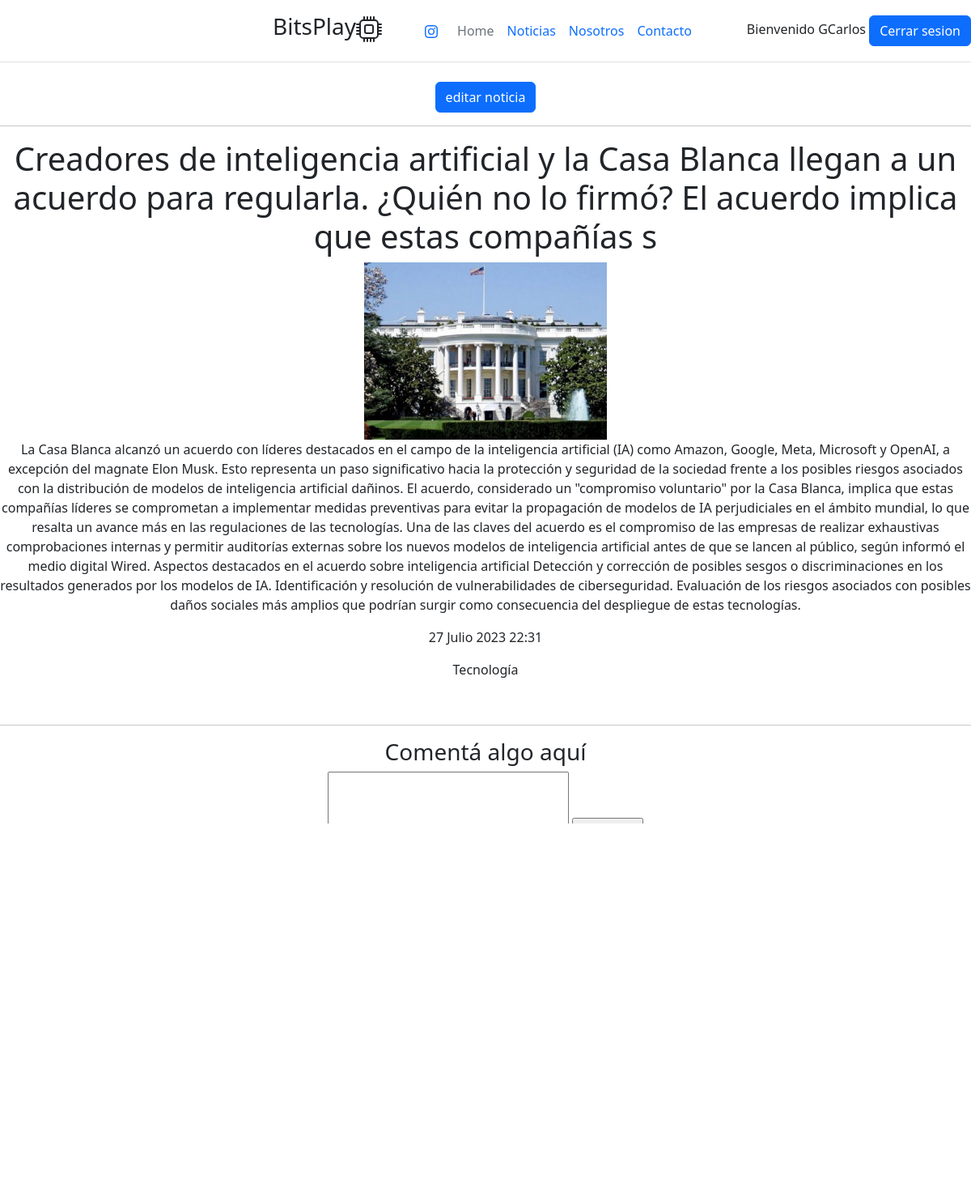
Page /noticias/detalle5 (signed in) on the committed database.
### apps/usuarios/models.py (models this page shows)
class Usuario(AbstractUser):
    pass

### apps/noticias/models.py (models this page shows)
class Noticia(models.Model):
    titulo = models.CharField(max_length=150)
    cuerpo = models.TextField()
    fecha = models.DateTimeField(auto_now_add=True)
    imagen = models.ImageField(upload_to='noticias')
    categoria_noticia = models.ForeignKey(Categoria, on_delete=models.CASCADE)
    def __str__(self) -> str:
        return self.titulo

class Categoria(models.Model):
    nombre = models.CharField(max_length=50)
    def __str__(self) -> str:
        return self.nombre

### apps/noticias/views.py (the view)
# urls.py: path('detalle<int:pk>', views.Detalle_Noticias, name='detalle'),
def Detalle_Noticias(request, pk):
    contexto = {}
    n = Noticia.objects.get(pk=pk)
    contexto['noticia'] = n
    c = Comentario.objects.filter(noticia=n)
    contexto['comentarios'] = c
    return render(request, 'noticias/detalle.html', contexto)

### templates/noticias/detalle.html (shortened to what this page needs)
{% extends 'base.html' %}
{% load static %}
{% block contenido%}
{% if user.is_superuser or user.is_staff %}
    <button type="button" class="btn btn-primary"><a class="nav-link" href="{% url 'noticias:editar_noticia' noticia.pk %}"> editar noticia</a></button>
    <hr>
{% endif %}
<h1>{{noticia}}</h1>
<img src="{{noticia.imagen.url}}" alt="" width="300">
<p>{{noticia.cuerpo}}</p>
<p>{{noticia.fecha}}</p>
<p>{{noticia.categoria_noticia}}</p>
<br>
<hr>
{% if user.is_authenticated %}
<h3>Comentá algo aquí</h3>
<form action="{% url 'noticias:comentar' %}" method="post">{% csrf_token %}
    <textarea name="comentario" cols="30" rows="3"></textarea>
    <input type="submit" value="comentar">
</form>
<br>
<hr>
    <h3>Comentarios</h3>
    {% for com in comentarios %}
    <div class="contenedor">
    <div class="row mb-2">
    <div class="col-md-16">
        <div class="row g-0 border rounded overflow-hidden flex-md-row mb-8 shadow-sm h-md-250 position-relative">
            <div class="col p-4 d-flex flex-column position-static">
                <strong class="d-inline-block mb-2 text-primary-emphasis">{{ com.usuario }}
                </strong>
                <h3 class="mb-0"><strong> comentario: {{ com.texto }}</strong></h3>
                <div class="mb-1 text-body-secondary"> {{ com.fecha }}</div>
            {% if user == com.usuario or user.is_superuser or user.is_staff %}
            <a class="dropdown-item" href="{% url 'noticias:comment_edit' com.pk %}">Editar</a>
            <a class="dropdown-item" href="{% url 'noticias:comment_delete' com.pk %}">Eliminar</a>
            {% endif %}
            </div>
        </div>
    {% endfor %}
    </div>
    </div>
    </div>
<hr>
    {% if user.is_superuser or user.is_staff %}
        <button type="button" class="btn btn-outline-primary me-2"><a class="nav-link" href="{% url 'noticias:eliminar_noticia' noticia.pk %}"> eliminar noticia</a></button>
    {% endif %}
{% else %}
    <h3>¿Quieres comentar y ver las opiniones de los demás?</h3>
    <h2> LOGEATE </h2>
    <button type="button" class="btn btn-primary"><a class="nav-link" href="{% url 'login' %}?next={{ request.path }}"> iniciar
    sesion</a></button>
{% endif %}
{% endblock contenido %}

### templates/navbar.html (shortened to what this page needs)
<header
    class="d-flex flex-wrap align-items-center justify-content-center justify-content-md-between py-3 mb-4 border-bottom">
    <div class="col-md-3 mb-2 mb-md-0">
        <a href="/" class="d-inline-flex link-body-emphasis text-decoration-none">
            <svg class="bi" width="40" height="32" role="img" aria-label="Bootstrap">
                <use xlink:href="#bootstrap"></use>
            </svg>
        </a>
    </div>
    <ul class="nav col-0 col-md-auto mb-2 justify-content-left mb-md-0">
        <li class="nav-item">
    <li  id="icono-izquierda"><h3 >BitsPlay</li></ul></li>
    <ul class="nav col-12 col-md-auto mb-2 justify-content-center mb-md-0">
        <li class="nav-item">
            <a class="nav-link" target="_blank "href="https://www.instagram.com/fabri__alarcon/"></a>
        <li><a href="{% url 'home' %}" class="nav-link px-2 link-secondary">Home</a></li>
        <li><a href="{% url 'noticias:inicio' %}" class="nav-link px-2">Noticias</a></li>
        <li><a href="{% url 'nosotros' %}" class="nav-link px-2">Nosotros</a></li>
        <li><a href="{% url 'noticias:contacto' %}" class="nav-link px-2">Contacto</a></li>
    </ul>
    <div class="col-md-3 text-end">
        {% if user.is_authenticated %}
            Bienvenido {{ user.username }}
            <button type="button" class="btn btn-primary"><a class="nav-link" href="{% url 'logout' %}">Cerrar
            sesion</a></button>
        {% else %}
            <button type="button" class="btn btn-outline-primary me-2"><a class="nav-link" href="{% url 'login' %}"> iniciar
                sesion</a></button>
            <button type="button" class="btn btn-outline-primary me-2"><a class="nav-link"
                href="{% url 'usuarios:registro' %}">Registrar</a></button>
        {% endif %}
    </div>
</header>

### static/css/main.css (style rules this page uses)
.contenedor { background-color: rgb(225, 225, 225); }
* { text-align: center; }
#icono-izquierda { text-align: left; }

### rows in the picture
Usuario: username "GCarlos"
Noticia: titulo "Creadores de inteligencia artificial y la Casa Blanca llegan a un acuerdo para regularla. ¿Quién no lo firmó? El acuerdo implica que estas compañías s", imagen (picture), cuerpo "La Casa Blanca alcanzó un acuerdo con líderes destacados en el campo de la inteligencia artificial (IA) como Amazon, Google, Meta, Microsoft y OpenAI, a excepción del magnate Elon Musk. Esto representa un paso significativo hacia la protección y seguridad de la sociedad frente a los posibles riesgos asociados con la distribución de modelos de inteligencia artificial dañinos. El acuerdo, considerado un \"compromiso voluntario\" por la Casa Blanca, implica que estas compañías líderes se comprometan a implementar medidas preventivas para evitar la propagación de modelos de IA perjudiciales en el ámbito mundial, lo que resalta un avance más en las regulaciones de las tecnologías. Una de las…", fecha "27 Julio 2023 22:31", categoria_noticia "Tecnología"
